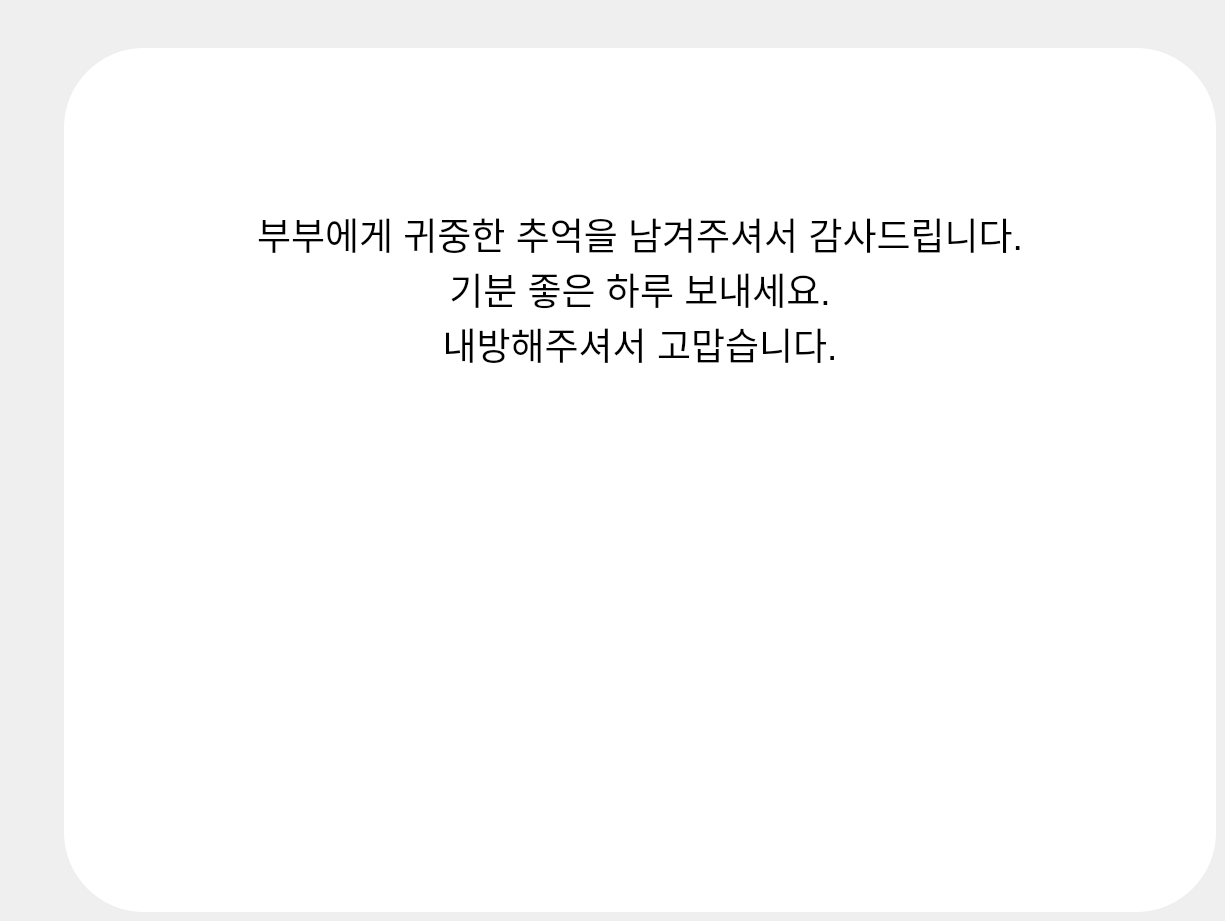
     <widget class="QWidget" name="end_page">
      <widget class="QFrame" name="end_frame">
       <property name="geometry">
        <rect>
         <x>64</x>
         <y>48</y>
         <width>1152</width>
         <height>864</height>
        </rect>
       </property>
       <property name="acceptDrops">
        <bool>false</bool>
       </property>
       <property name="styleSheet">
        <string notr="true">background: #FFFFFF;
border-radius: 80px;</string>
       </property>
       <property name="frameShape">
        <enum>QFrame::StyledPanel</enum>
       </property>
       <property name="frameShadow">
        <enum>QFrame::Raised</enum>
       </property>
       <property name="lineWidth">
        <number>20</number>
       </property>
       <property name="midLineWidth">
        <number>10</number>
       </property>
       <widget class="QLabel" name="end_label">
        <property name="geometry">
         <rect>
          <x>86</x>
          <y>130</y>
          <width>980</width>
          <height>221</height>
         </rect>
        </property>
        <property name="font">
         <font>
          <pointsize>28</pointsize>
         </font>
        </property>
        <property name="text">
         <string>부부에게 귀중한 추억을 남겨주셔서 감사드립니다.
기분 좋은 하루 보내세요.
내방해주셔서 고맙습니다.</string>
        </property>
        <property name="alignment">
         <set>Qt::AlignCenter</set>
        </property>
       </widget>
       <widget class="QPushButton" name="end_home_button">
        <property name="geometry">
         <rect>
          <x>950</x>
          <y>680</y>
          <width>116</width>
          <height>100</height>
         </rect>
        </property>
        <property name="styleSheet">
         <string notr="true">border-radius:0;</string>
        </property>
        <property name="text">
         <string/>
        </property>
       </widget>
       <widget class="QLabel" name="end_image">
        <property name="geometry">
         <rect>
          <x>320</x>
          <y>320</y>
          <width>512</width>
          <height>512</height>
         </rect>
        </property>
        <property name="styleSheet">
         <string notr="true">background-image:url(QT_Resources/Pics/free-icon-bride-and-groom-2706535.png);
border-radius:0;</string>
        </property>
        <property name="text">
         <string/>
        </property>
        <property name="alignment">
         <set>Qt::AlignCenter</set>
        </property>
       </widget>
      </widget>
     </widget>
